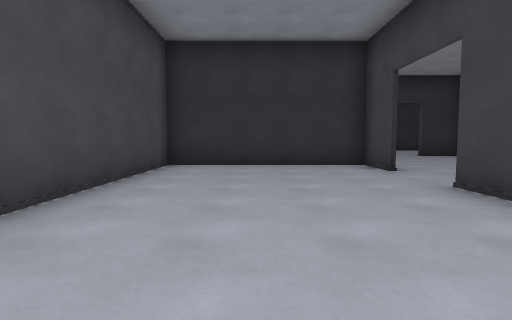
view 1 (above)

18 first-person views from a walk through a Godot game level. The camera is 1.3 m above the floor, tilts 4° down and sees 80° across. The floor is counted in squares, 2 m on a side. Each view is taken from the middle of a square. On the plan, view 1 faces up. The plan holds only what a view shows up to about 10 squares ahead; the rest is blank. The place goes on beyond the plan.

view 2
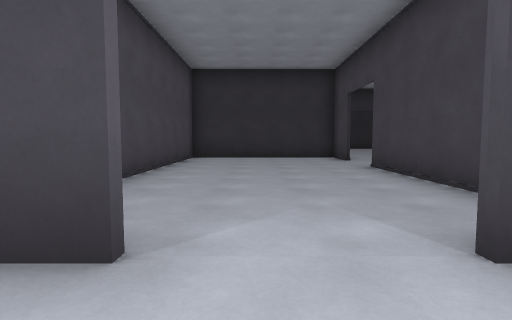

view 3
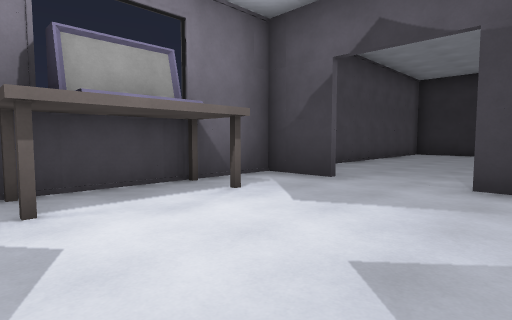

view 4
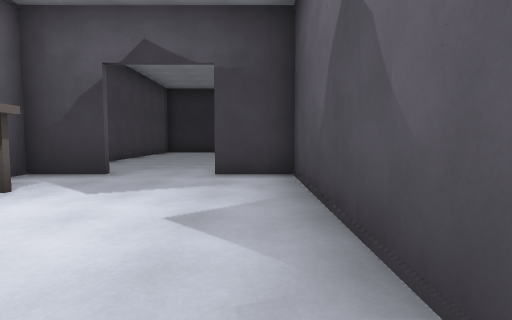

view 5
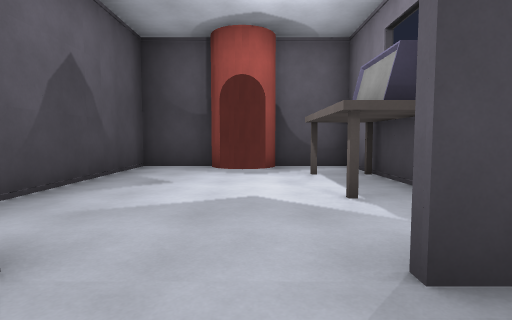

view 6
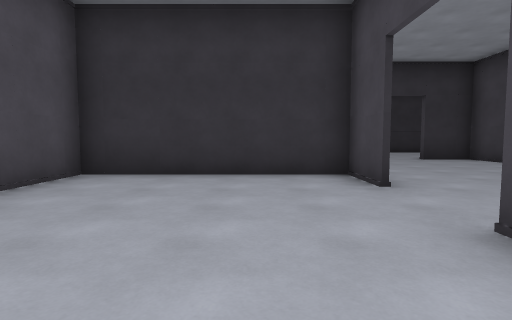

view 7
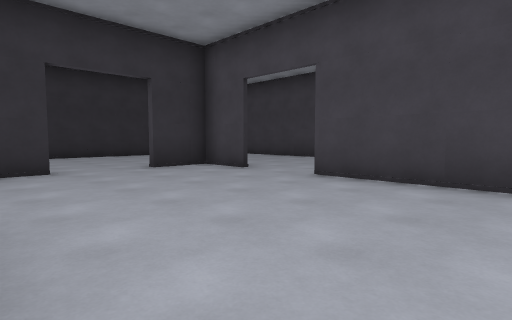

view 8
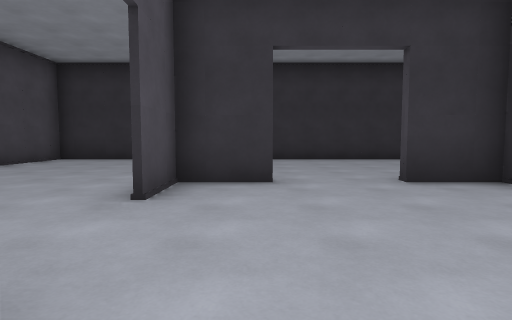

view 9
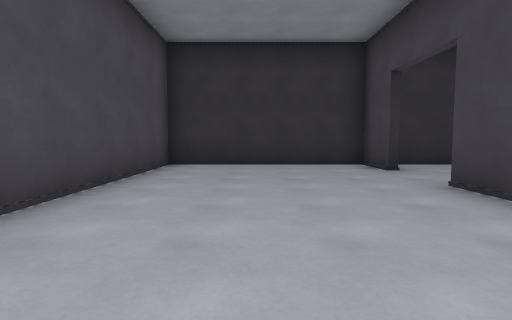

view 10
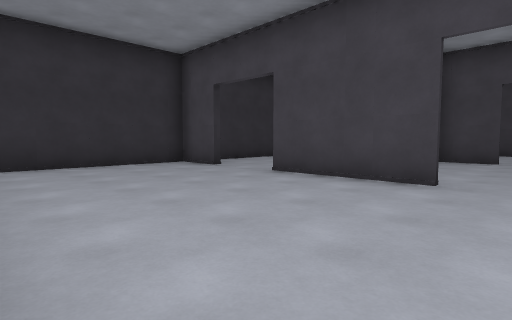

view 11
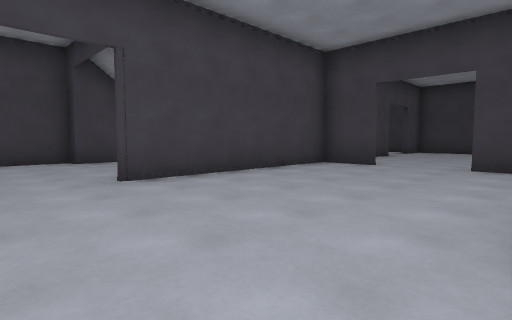

view 12
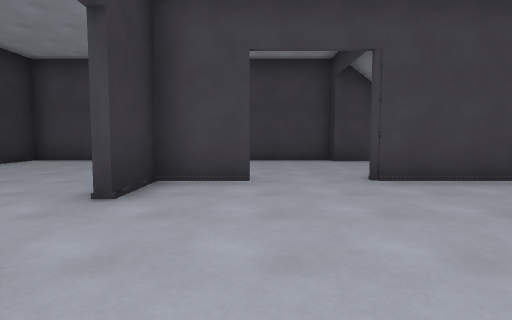

view 13
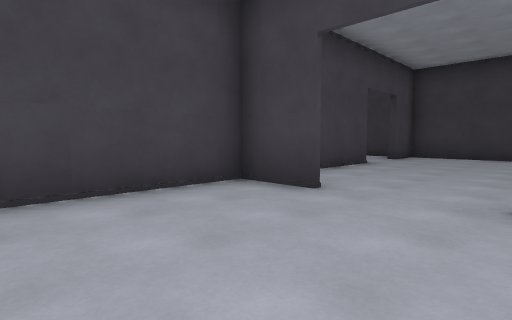

view 14
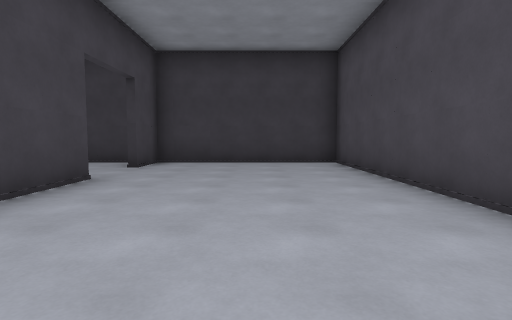

view 15
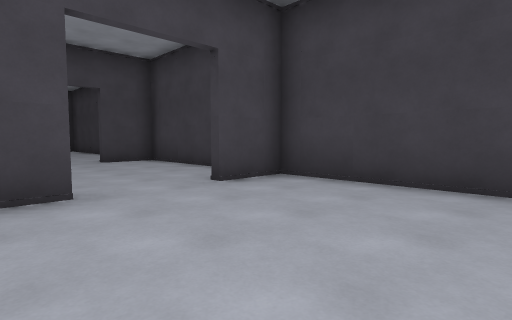

view 16
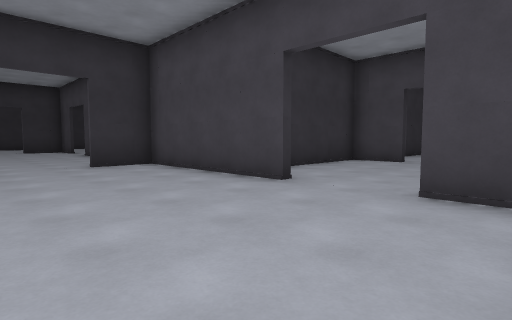

view 17
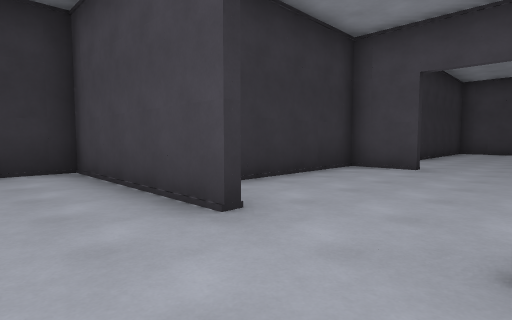

view 18
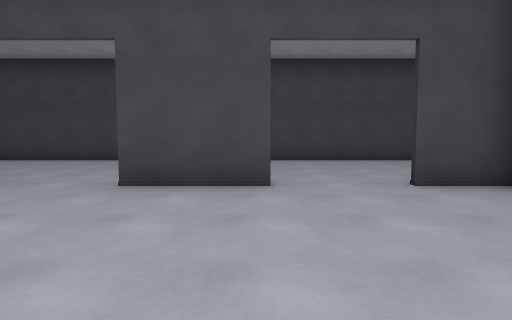

### Floor plan
Ten units are one square. View 1 is at (0, 0); x grows to the right and y downward. Boxes are objects, and circles mark ways between rooms. Rooms are numbered by the first view taken in them; rooms with no view inside come last. Other rooms are left out.
<svg viewBox="-27 -171 162 249">
<path fill="none" stroke="#000" d="M27 -6 27 -41M27 -60 27 -75 -22 -75 -22 -3M-6 14 -22 14 -22 65M10 73 27 73 27 14 12 14M77 -100 77 -115 62 -115M28 -83 28 -60M44 -115 28 -115 28 -101M77 -36 77 -83M61 -26 77 -26M36 -26 42 -26M27 -101 27 -133M27 -151 27 -166 -22 -166 -22 -84M77 20 77 -6M28 -5 28 54 77 54 77 39M76 -25 62 -25M77 -26 77 -36M128 20 128 5 91 5M85 54 128 54 128 39"/>
<circle cx="5" cy="10" r="3" fill="#2a7"/>
<circle cx="30" cy="-55" r="3" fill="#2a7"/>
<circle cx="30" cy="-95" r="3" fill="#2a7"/>
<circle cx="55" cy="-30" r="3" fill="#2a7"/>
<circle cx="80" cy="25" r="3" fill="#2a7"/>
<text x="0" y="-30">1</text>
<text x="0" y="40">2</text>
<text x="60" y="-80">3</text>
<text x="0" y="-120">4</text>
<text x="60" y="10">5</text>
<text x="110" y="30">6</text>
</svg>
Room 1 opens to room 2. Room 1 opens to room 3. Room 3 opens to room 4. Room 3 opens to room 5. Room 5 opens to room 6.

Where each view was taken, in squares from view 1:
view 1: 0 up, 0 right, facing up
view 2: 3 down, 0 right, facing up
view 3: 6 down, 2 right, facing up-left
view 4: 7 down, 2 right, facing up
view 5: 0 up, 0 right, facing down
view 6: 2 up, 1 right, facing up
view 7: 5 up, 3 right, facing up-right
view 8: 7 up, 4 right, facing up
view 9: 9 up, 0 right, facing up
view 10: 9 up, 2 left, facing up-right
view 11: 10 up, 3 right, facing down-right
view 12: 10 up, 3 right, facing right
view 13: 6 up, 4 right, facing down-right
view 14: 3 up, 5 right, facing down
view 15: 1 down, 4 right, facing down-right
view 16: 5 down, 4 right, facing up-right
view 17: 4 down, 6 right, facing up-right
view 18: 8 up, 7 right, facing left
